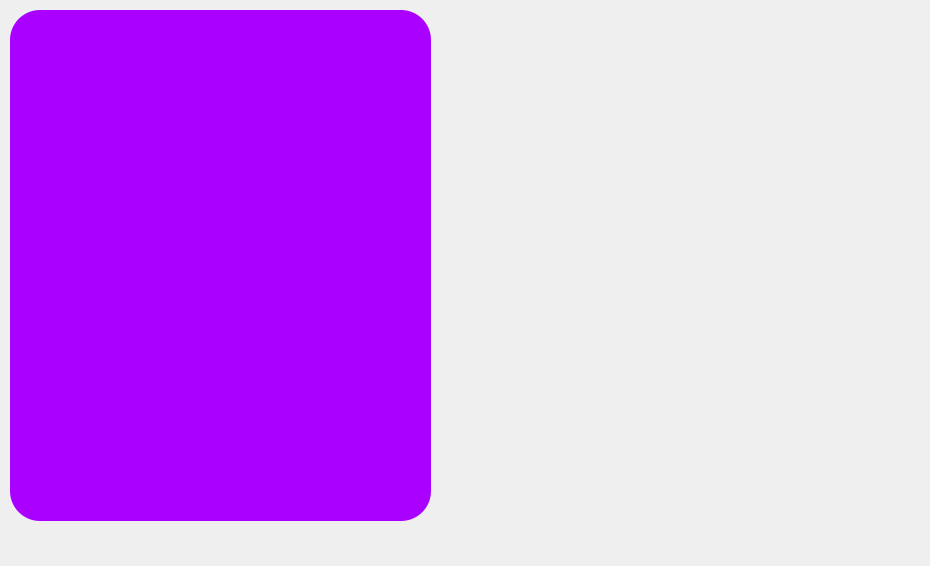
<?xml version="1.0" encoding="UTF-8"?>
<ui version="4.0">
 <class>MainWindow</class>
 <widget class="QMainWindow" name="MainWindow">
  <property name="geometry">
   <rect>
    <x>0</x>
    <y>0</y>
    <width>930</width>
    <height>566</height>
   </rect>
  </property>
  <property name="acceptDrops">
   <bool>true</bool>
  </property>
  <property name="windowTitle">
   <string>MainWindow</string>
  </property>
  <property name="styleSheet">
   <string notr="true">backgroud-color: rgb(85, 0, 127);
border-radius:30px;</string>
  </property>
  <widget class="QWidget" name="centralwidget">
   <widget class="QWidget" name="widget" native="true">
    <property name="geometry">
     <rect>
      <x>10</x>
      <y>10</y>
      <width>421</width>
      <height>511</height>
     </rect>
    </property>
    <property name="styleSheet">
     <string notr="true">background-color:rgb(170, 0, 255);</string>
    </property>
   </widget>
  </widget>
  <widget class="QMenuBar" name="menubar">
   <property name="enabled">
    <bool>false</bool>
   </property>
   <property name="geometry">
    <rect>
     <x>0</x>
     <y>0</y>
     <width>930</width>
     <height>21</height>
    </rect>
   </property>
  </widget>
 </widget>
 <resources/>
 <connections/>
</ui>
